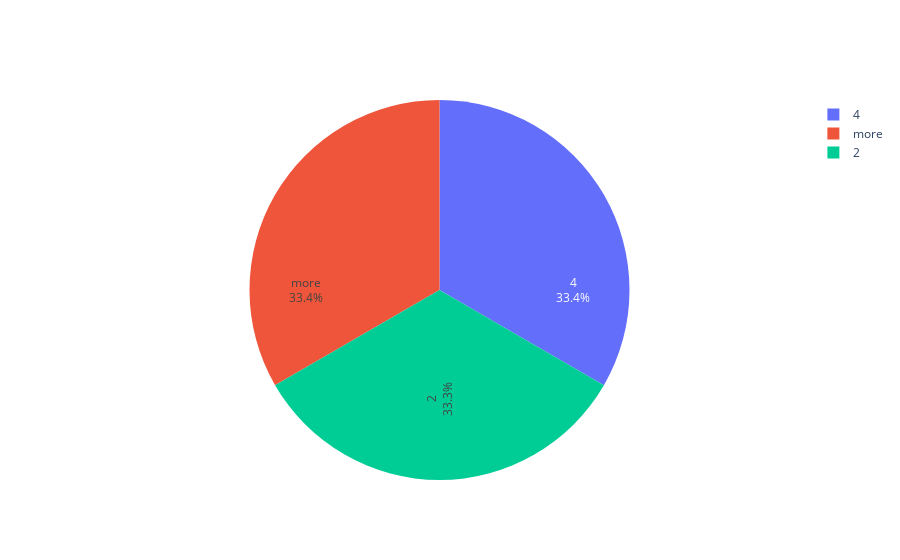

The notebook cell saved with this chart:
### Markdown cell above
It seems the data has car ranging from having 2 doors to more than 5 doors

### Code cell
# Visualizing the distribution of number of Persons who can accomodate in the Car


labels = df['Capacity'].value_counts().index
values = df['Capacity'].value_counts().values

colors = df['Capacity']

fig = go.Figure(data = [go.Pie(labels=labels, values=values, textinfo="label+percent",
                              insidetextorientation = "radial", marker=dict(colors=colors))])

fig.show()

### Figure 1 — Plotly figure (JSON) as saved in the notebook; plotly's stock layout.template omitted (floating-point values rounded to 4 significant figures; data arrays with more than 128 entries replaced by an {"elided": "..."} marker saying what was removed)
{"data": [{"insidetextorientation": "radial", "labels": ["4", "more", "2"], "marker": {"colors": {"elided": "1727 str values"}}, "textinfo": "label+percent", "type": "pie", "values": [576, 576, 575]}], "layout": {}}
